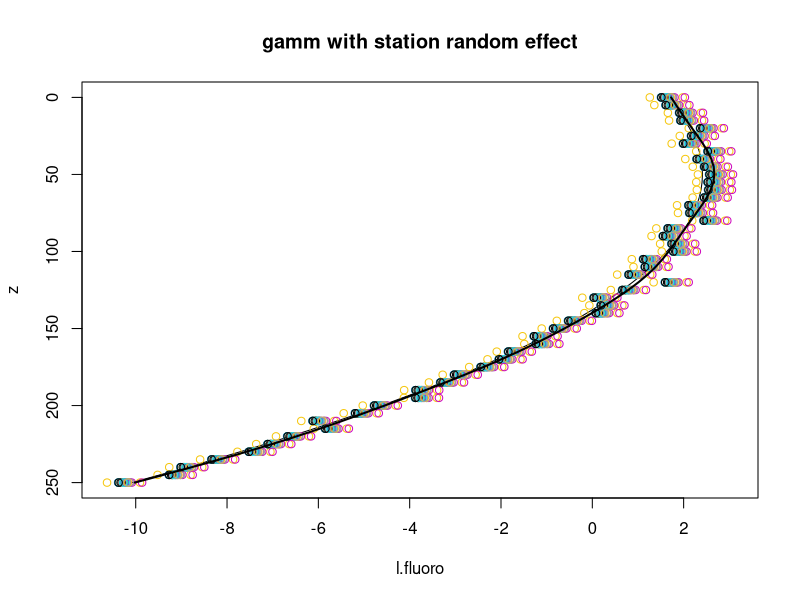
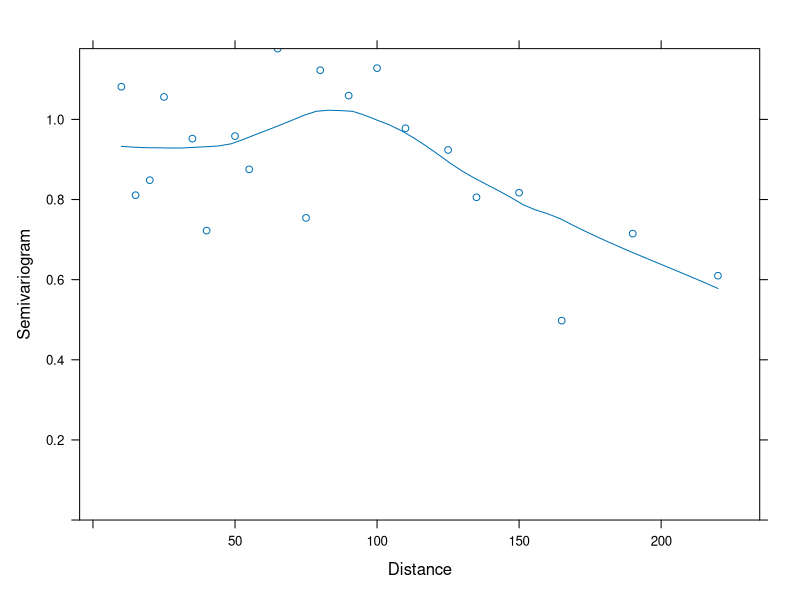

Write R code to recreate these figures, in order. (Note: this script raises an error after producing the figures.)
library(mgcv)

n.station <- 25 #specify number of stations to run
mu <- 50
sd <- 40
noise.sd <- 0.2 #sd of white noise

#  random effects variance can be set to be constant (SGC)
#  too difficult an estimation problem if each station re comes from a different distribution
#  unless you can standardise by a transformation such as log for lognormal re distribution
#  do this explicitly using HGLMs or implicitly (for just lognormal) using GLMM or LMM for log fluoro

#stn.sd <- rnorm(n.station, 0.5, 0.2) #sd for random station effect
stn.sd <- 0.2 #sd for random station effect

summary(stn.sd)

mult <- 1e3
z <- seq(0, 250, 5) #explanatory variable (depth)
rho <- mult*dnorm(z, mu, sd)/(pnorm(max(z), mu, sd) - pnorm(min(z), mu, sd))
noise <- rnorm(n = length(rho), mean = 0, sd = noise.sd) #white noise
stn.re <- rnorm(n.station, mean = 0, sd = stn.sd) #station specific random effect

#calculate obs, the observed data, and log(obs)
l.obs <- rep(log(rho), n.station) + rep(noise, n.station) + rep(stn.re, 1, each = length(rho))
obs <- exp(l.obs)

#fit gamm with station random effect
glm.spl <- data.frame(obs, l.obs, rep(z, n.station), rep(c(1:n.station), 1, each = length(z)))
names(glm.spl) <- c("obs", "l.obs", "z", "stn")
glm.spl$stn <- as.factor(glm.spl$stn)
gam.fit <- gamm(l.obs ~ s(z),  random=list(stn =~1), data = glm.spl)

summary(gam.fit$gam)
summary(gam.fit$lme)

lme.fit <- gamm(l.obs ~ s(z), random=list(stn =~1), data = glm.spl)


lme.fit.CAR <- gamm(l.obs ~ s(z, bs = "cr"),  random=list(stn =~1), correlation=corCAR1(form= ~ z | stn), data = glm.spl)

summary(lme.fit.CAR$gam)
summary(lme.fit.CAR$lme)


#plot fitted values and observed data
plot(log(rho), z, ylim = c(max(z), min(z)), type = 'l', xlim = c(min(na.omit(l.obs)), max(na.omit(l.obs))), xlab = "l.fluoro")
points(l.obs, rep(z, n.station), col = glm.spl$stn)
title("gamm with station random effect")
lines(fitted(lme.fit$gam)[glm.spl$stn == 1], col = "black", z, lwd = 2)

#variogram
gamm.var <- Variogram(lme.fit.CAR$lme, form = ~ z | stn, robust = TRUE)
plot(gamm.var)


#asreml with station random effect

z_ind <- outer(glm.spl$z, seq(0, 250, 25), FUN = "==") %*% matrix(data = rep(1, 11), ncol = 1, nrow = 11)

glm.sub <- glm.spl[z_ind == 1, ]
asreml.fit <- asreml(fixed = l.obs ~ z, random =~ spl(z) + stn, data = glm.spl, splinepoints = list(z = seq(0, 250, 25)))
summary(asreml.fit)


#lme splines
glm.spl <- data.frame(obs, l.obs, rep(z, n.station), rep(c(1:n.station), 1, each = length(z)))
names(glm.spl) <- c("obs", "l.obs", "z", "stn")
glm.spl$stn <- as.factor(glm.spl$stn)
glm.spl$all <- rep(1, nrow(glm.spl))
glm.spl$Zt  <- smspline(~ z, data = glm.spl)
lme.fit <- lme(l.obs ~ z,  random = list(all=pdIdent(~Zt - 1), stn =~1), data = glm.spl)
summary(lme.fit)

plot(log(rho),z,ylim=c(max(z),min(z)),type='l', xlim = c(min(l.obs), max(l.obs)))
points(l.obs, glm.spl$z)
lines(fitted(lme.fit)[glm.spl$stn == 1],z,col='red',lwd=2)

#----------------------------- GRIDDED DATA SET -----------------------------------#

#generate locations for grid using 25 stations
x <- sort(rep(sort(rep(seq(1:sqrt(n.station)), length(rho))), sqrt(n.station)))
y <- rep(sort(rep(seq(1:sqrt(n.station)), length(rho))), sqrt(n.station))
grid.dat <- cbind(glm.spl, x, y)

#asreml without correlation by distance
asreml.fit <- asreml(fixed = l.obs ~ z, random =~ spl(z) + stn + x + y, data = grid.dat, splinepoints = list(z = seq(0, 250, 25)))
summary(asreml.fit)

summary(asreml.fit)$varcomp[2,2]^0.5
summary(asreml.fit)$varcomp[5,2]^0.5

#--------------------------- AR PROCESS DOWN DEPTHS -------------------------------#

n.station <- 20 #specify number of stations to run
mu <- 50
sd <- 40
noise.sd <- 0.2 #noise sd for ar process
stn.sd   <- 0.5 #sd for random station effect

mult <- 1e3
z <- seq(0, 250, 5) #explanatory variable (depth)
rho <- mult*dnorm(z, mu, sd)/(pnorm(max(z), mu, sd) - pnorm(min(z), mu, noise.sd))
z.ar <- arima.sim(n = length(rho), model = list(ar = 0.8), sd = noise.sd)
stn.re <- rnorm(n.station, mean = 0, sd = stn.sd) #station specific random effect

#calculate obs, the observed data, and log(obs)
l.obs <- rep(log(rho), n.station) + rep(z.ar, n.station) + rep(stn.re, 1, each = length(rho))
obs <- exp(l.obs)

#build data frame
glm.spl <- data.frame(obs, l.obs, rep(z, n.station), rep(c(1:n.station), 1, each = length(z)), as.factor(z))
names(glm.spl) <- c("obs", "l.obs", "z", "stn", "z.fact")
glm.spl$stn <- as.factor(glm.spl$stn)

#asreml
asreml.fit <- asreml(fixed = l.obs ~ z, random =~ spl(z) + stn, data = glm.spl, 
                     splinepoints = list(z = seq(0, 250, 25)), rcov =~ stn:ar1(z.fact))
summary(asreml.fit)
summary(asreml.fit)$varcomp[2,2]^0.5
summary(asreml.fit)$varcomp[3,2]^0.5
summary(asreml.fit)$varcomp[4,2]^0.5







